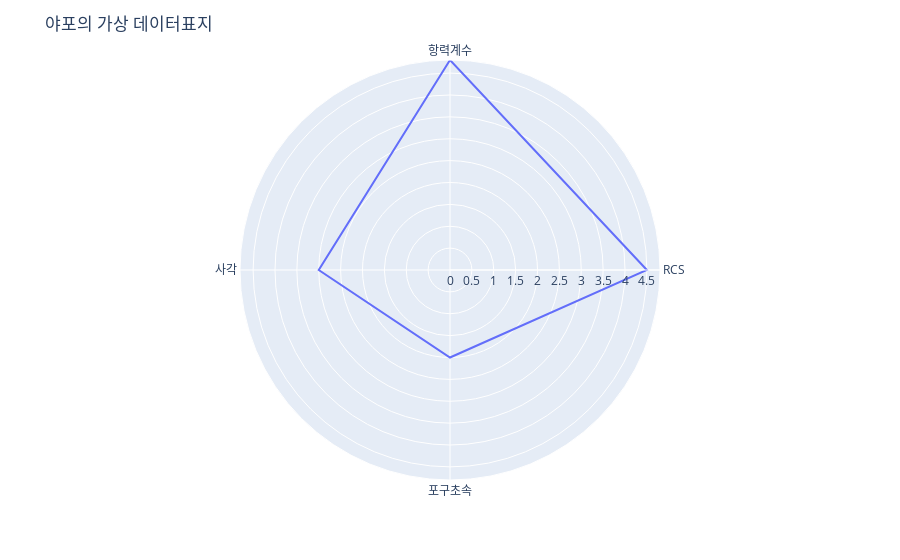

Here is the notebook cell this chart was saved with:
### Code cell
import plotly.express as px

fig = px.line_polar(r=[4.8, 4.5, 2, 3], theta=['항력계수', 'RCS', '포구초속', '사각'], line_close=True)
fig.update_layout(title='야포의 가상 데이터표지')

fig.show()

### Figure 1 — Plotly figure (JSON) as saved in the notebook; plotly's stock layout.template omitted (floating-point values rounded to 4 significant figures)
{"data": [{"hovertemplate": "r=%{r}<br>theta=%{theta}<extra></extra>", "legendgroup": "", "line": {"color": "#636efa", "dash": "solid"}, "marker": {"symbol": "circle"}, "mode": "lines", "name": "", "r": [4.8, 4.5, 2, 3, 4.8], "showlegend": false, "subplot": "polar", "theta": ["항력계수", "RCS", "포구초속", "사각", "항력계수"], "type": "scatterpolar"}], "layout": {"legend": {"tracegroupgap": 0}, "margin": {"t": 60}, "polar": {"angularaxis": {"direction": "clockwise", "rotation": 90}, "domain": {"x": [0, 1], "y": [0, 1]}}, "title": {"text": "야포의 가상 데이터표지"}}}
